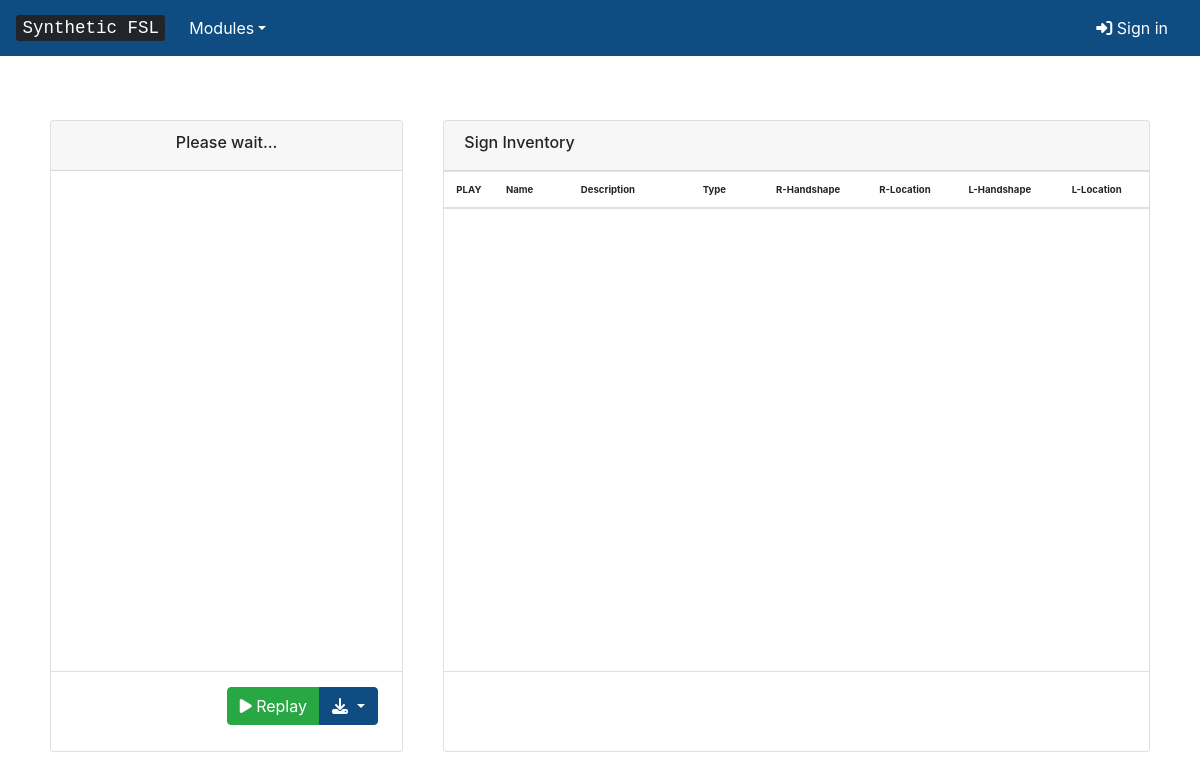
/signs/, run on an earlier commit of the app's database.
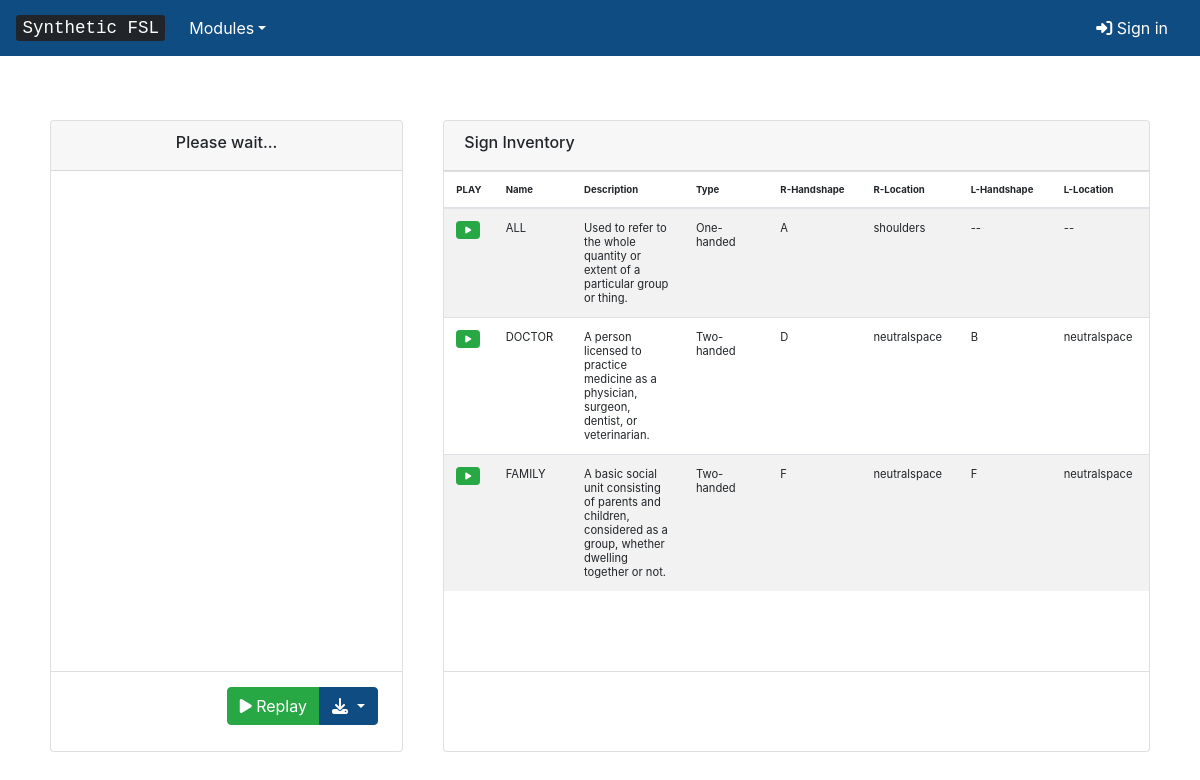
And on a later commit of the database.
### inventory/models.py (models this page shows, shortened)
class Sign(models.Model):
	name = models.CharField(max_length=200, verbose_name='Name')
	description = models.TextField(verbose_name='Description')
	twoHanded = models.BooleanField(default=False)
	rightHandshape = models.ForeignKey(Handshape, verbose_name="Right Handshape", default="1", on_delete=models.CASCADE, related_name='rightHandshape_sign_set')
	rightFingerDirection = models.CharField(max_length=5, verbose_name='Right External Finger Direction', default='')
	rightPalmOrientation = models.CharField(max_length=5, verbose_name='Right Palm Orientation', default='')
	leftHandshape = models.ForeignKey(Handshape, verbose_name="Left Handshape", default="1", on_delete=models.CASCADE, related_name='leftHandshape_sign_set')
	leftFingerDirection = models.CharField(max_length=5, verbose_name='Left External Finger Direction', default='')
	leftPalmOrientation = models.CharField(max_length=5, verbose_name='Left Palm Orientation', default='')
	locationType = models.CharField(max_length=20, verbose_name='Location Type', default='')
	rightLocation = models.CharField(max_length=20, verbose_name='Right Hand Location', default='')
	rightLocationSide = models.CharField(max_length=20, verbose_name='Right Hand Location Side', default='')
	rightLocationContact = models.CharField(max_length=20, verbose_name='Right Hand Location Contact', default='')
	leftLocation = models.CharField(max_length=20, verbose_name='Left Hand Location', default='')
	leftLocationSide = models.CharField(max_length=20, verbose_name='Left Hand Location Contact', default='')
	leftLocationContact = models.CharField(max_length=20, verbose_name='Left Hand Location Side', default='')
	constellationContact = models.CharField(max_length=20, verbose_name='Constellation Contact', default='')
	constellationLocation = models.CharField(max_length=20, verbose_name='Constellation Location', default='')
	constellationLocationSide = models.CharField(max_length=20, verbose_name='Constellation Location Side', default='')
	constellationLocationContact = models.CharField(max_length=20, verbose_name='Constellation Location Contact', default='')
	rightContactType = models.CharField(max_length=20, verbose_name='Right Contact Type', default='')
	leftContactType = models.CharField(max_length=20, verbose_name='Left Contact Type', default='')
	rightContactFinger = models.CharField(max_length=5, verbose_name='Constellation Location Contact', default='')
	rightContactPart = models.CharField(max_length=20, verbose_name='Right Contact Part', default='')
	rightContactSide = models.CharField(max_length=20, verbose_name='Right Contact Side', default='')
	leftContactFinger = models.CharField(max_length=20, verbose_name='Right Contact Side', default='')
	leftContactPart = models.CharField(max_length=20, verbose_name='Right Contact Side', default='')
	leftContactSide = models.CharField(max_length=20, verbose_name='Right Contact Side', default='')
	sigml = models.TextField(default="<sigml></sigml>");
	rightMotionSequence = ListTextField(base_field=models.CharField(max_length=1000), size=10,)
	rightMotionTags = ListTextField(base_field=models.CharField(max_length=500), size=10,)
	rightTargetConfigs = ListTextField(base_field=models.CharField(max_length=500), size=10,)
	rightTargetLocs = ListTextField(base_field=models.CharField(max_length=500), size=10,)
	leftMotionSequence = ListTextField(base_field=models.CharField(max_length=1000), size=10,)
	leftMotionTags = ListTextField(base_field=models.CharField(max_length=500), size=10,)
	leftTargetConfigs = ListTextField(base_field=models.CharField(max_length=500), size=10,)
	leftTargetLocs = ListTextField(base_field=models.CharField(max_length=500), size=10,)
	nondom = models.BooleanField(default=False)
	motionType = models.CharField(max_length=20, verbose_name='Motion Type', default='split')
	symmetry = models.CharField(max_length=7, verbose_name='Symmetry', default='split')
	outofphase = models.BooleanField(default=False)
	class Meta:
		ordering = ['name']

class Handshape(models.Model):
	name = models.CharField(max_length=200, verbose_name='Name')
	description = models.TextField(verbose_name='Description')
	created_date = models.DateTimeField(default=timezone.now, verbose_name='Date')
	handshape = models.CharField(max_length=20, verbose_name='Handshape', default="None")
	thumbpos = models.CharField(max_length=20, verbose_name='Thumb Position', default="None")
	specialfingers = models.CharField(max_length=20, verbose_name='Special Fingers', default="None")
	mainbend = models.CharField(max_length=20, verbose_name='Main Bend', default="None")
	bend1_1 = models.FloatField(default=0)
	bend1_2 = models.FloatField(default=0)
	bend1_3 = models.FloatField(default=0)
	bend1_4 = models.FloatField(default=0)
	bend1_5 = models.FloatField(default=0)
	bend2_1 = models.FloatField(default=0)
	bend2_2 = models.FloatField(default=0)
	bend2_3 = models.FloatField(default=0)
	bend2_4 = models.FloatField(default=0)
	bend3_1 = models.FloatField(default=0)
	bend3_2 = models.FloatField(default=0)
	bend3_3 = models.FloatField(default=0)
	bend3_4 = models.FloatField(default=0)
	bend4_1 = models.FloatField(default=0)
	bend4_2 = models.FloatField(default=0)
	bend4_3 = models.FloatField(default=0)
	bend4_4 = models.FloatField(default=0)
	bend5_1 = models.FloatField(default=0)
	bend5_2 = models.FloatField(default=0)
	bend5_3 = models.FloatField(default=0)
	bend5_4 = models.FloatField(default=0)
	sigml = models.TextField(default="<sigml></sigml>")
	class Meta:
		ordering = ['name']

### inventory/views.py (the view)
# urls.py: path('signs/', views.sign_list, name='sign_list'),
def sign_list(request):
	signs = Sign.objects.all()
	context = {'signs' : signs}
	return render(request, 'inventory/sign_list.html', context)

### inventory/templates/inventory/sign_list.html (shortened to what this page needs)
{% extends 'inventory/avatargui.html' %}
{% block info %}
<div class="card">
	<h6 class="card-header" style="height:50px;">Sign Inventory</h6>
	<div class="card-body" style="height:500px;padding: 0px;overflow-y: scroll;">
			<table class="table table-striped mb-0">
				<thead style="text-align: left;font-size: 0.6rem;">
					<tr>
						<th scope="col" style="word-wrap:break-word;width:50px;height:35px;">PLAY</th>
						<th scope="col" style="word-wrap:break-word;width:90px;height:35px;">Name</th>
						<th scope="col" style="word-wrap:break-word;width:150px;height:35px;">Description</th>
						<th scope="col" style="word-wrap:break-word;width:90px;height:35px;">Type</th>
						<th scope="col" style="word-wrap:break-word;width:120px;height:35px;">R-Handshape</th>
						<th scope="col" style="word-wrap:break-word;width:105px;height:35px;">R-Location</th>
						<th scope="col" style="word-wrap:break-word;width:120px;height:35px;">L-Handshape</th>
						<th scope="col" style="word-wrap:break-word;width:105px;height:35px;">L-Location</th>
					</tr>
				</thead>
				<tbody>
					{% for sign in signs %}
					<tr>
						<td style="word-wrap:break-word;width:50px;">
							<button class="btn btn-sm btn-success" style="font-size: 0.5rem;" onclick="writesigml('{{ sign.sigml }}');"><i class="fas fa-play"></i></button>
						</td>
						<td style="word-wrap:break-word;width:90px;">
							{{ sign.name }}
						</td>
						<td style="word-wrap:break-word;width:150px;">
							{{ sign.description }}
						</td>
						<td style="word-wrap:break-word;width:120px;">
							{% if sign.twoHanded %}
								Two-handed
							{% else %}
								One-handed
							{% endif %}
						</td>
						<td style="word-wrap:break-word;width:100px;">
							{{ sign.rightHandshape.name }}
						</td>
						<td style="word-wrap:break-word;width:105px;">
							{% if sign.locationType == 'split' %}
								{{ sign.rightLocation }}
							{% else %}
								{{ sign.constellationLocation }}
							{% endif %}
						</td>
						<td style="word-wrap:break-word;width:100px;">
							{% if sign.twoHanded %}
								{{ sign.leftHandshape.name }}
							{% else %}
								--
							{% endif %}
						</td>
						<td style="word-wrap:break-word;width:105px;">
							{% if sign.twoHanded %}
								{% if sign.locationType == 'split' %}
									{{ sign.leftLocation }}
								{% else %}
									{{ sign.constellationLocation }}
								{% endif %}
							{% else %}
								--
							{% endif %}
						</td>
					</tr>
					{% endfor %}
				</tbody>
			</table>
	</div>
	<div class="card-footer bg-transparent" style="height:80px;">
	</div>
</div>
{% endblock %}

What changed in the data, as far as the page shows it:
added Sign: name "ALL", description "Used to refer to the whole quantity or extent of a particular group or thing.", twoHanded "One-handed", rightHandshape.name "A", rightLocation "shoulders"
added Sign: name "DOCTOR", description "A person licensed to practice medicine as a physician, surgeon, dentist, or veterinarian.", twoHanded "Two-handed", rightHandshape.name "D", constellationLocation "neutralspace", leftHandshape.name "B"
added Sign: name "FAMILY", description "A basic social unit consisting of parents and children, considered as a group, whether dwelling together or not.", twoHanded "Two-handed", rightHandshape.name "F", constellationLocation "neutralspace", leftHandshape.name "F"
